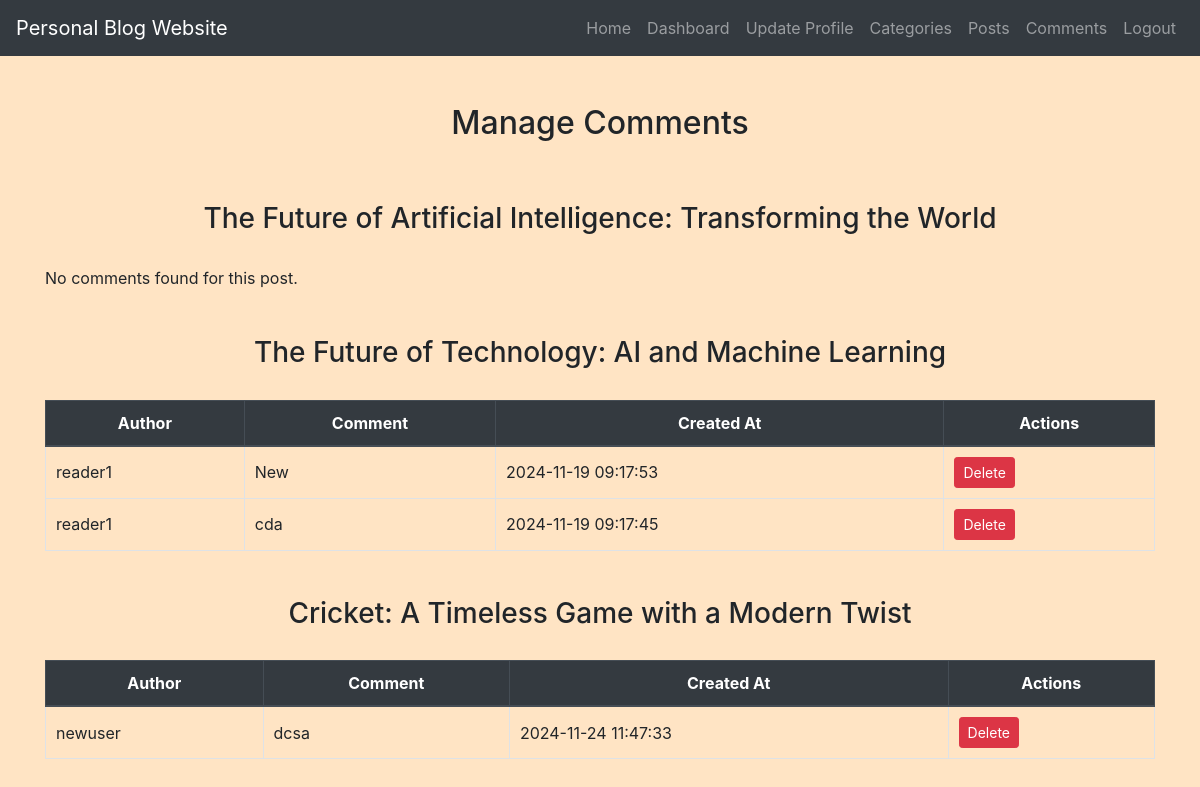
The app's page /comments.php (signed in) with its own data.
### tables this page shows
CREATE TABLE `blogposts` (
  `id` int(11) NOT NULL,
  `title` varchar(255) NOT NULL,
  `content` text NOT NULL,
  `author_id` int(11) NOT NULL,
  `category_id` int(11) NOT NULL,
  `featured_image` varchar(255) DEFAULT NULL,
  `status` enum('published','draft') NOT NULL,
  `created_at` timestamp NOT NULL DEFAULT current_timestamp(),
  `updated_at` timestamp NOT NULL DEFAULT current_timestamp() ON UPDATE current_timestamp()
);

CREATE TABLE `comments` (
  `id` int(11) NOT NULL,
  `post_id` int(11) NOT NULL,
  `comment` text NOT NULL,
  `author_name` varchar(255) NOT NULL,
  `created_at` timestamp NOT NULL DEFAULT current_timestamp()
);

### comments.php (the view, shortened to what this page needs)
<?php
include('config.php');
$sql = "SELECT * FROM BlogPosts WHERE author_id = ?";
$stmt = mysqli_prepare($conn, $sql);
mysqli_stmt_bind_param($stmt, "i", $_SESSION["id"]);
mysqli_stmt_execute($stmt);
$result = mysqli_stmt_get_result($stmt);
?>
<!DOCTYPE html>
<html lang="en">
<head>
    <link rel="stylesheet" href="https://maxcdn.bootstrapcdn.com/bootstrap/4.5.2/css/bootstrap.min.css">
    <link rel="stylesheet" href="./css/style.css">
</head>
<body>
<?php include('navbar.php'); ?>
<div class="container mt-5">
    <h2>Manage Comments</h2>
    <div class="row">
        <?php
        while ($post = mysqli_fetch_assoc($result)) {
            echo '<div class="col-md-12">';
            echo '<h3>' . htmlspecialchars($post['title']) . '</h3>';
            $comments_sql = "SELECT * FROM comments WHERE post_id = ? ORDER BY created_at DESC";
            $comments_stmt = mysqli_prepare($conn, $comments_sql);
            mysqli_stmt_bind_param($comments_stmt, "i", $post['id']);
            mysqli_stmt_execute($comments_stmt);
            $comments_result = mysqli_stmt_get_result($comments_stmt);
            if (mysqli_num_rows($comments_result) > 0) {
                echo '<table class="table table-bordered mt-3">
                        <thead class="thead-dark">
                            <tr>
                                <th>Author</th>
                                <th>Comment</th>
                                <th>Created At</th>
                                <th>Actions</th>
                            </tr>
                        </thead>
                        <tbody>';
                while ($comment = mysqli_fetch_assoc($comments_result)) {
                    echo '<tr>';
                    echo '<td>' . htmlspecialchars($comment['author_name']) . '</td>';
                    echo '<td>' . nl2br(htmlspecialchars($comment['comment'])) . '</td>';
                    echo '<td>' . $comment['created_at'] . '</td>';
                    echo '<td>
                            <a href="comments.php?delete_comment_id=' . $comment['id'] . '"
                               class="btn btn-danger btn-sm"
                               onclick="return confirm(\'Are you sure you want to delete this comment?\');">Delete</a>
                          </td>';
                    echo '</tr>';
                }
                echo '</tbody>
                    </table>';
            } else {
                echo '<p>No comments found for this post.</p>';
            }
            echo '</div>';
        }
        ?>
    </div>
</div>
</body>
</html>

### css/style.css (style rules this page uses)
body { background-color: bisque; }
h1, h2, h3, h4 { text-align: center; margin-top: 30px; margin-bottom: 30px; }
.container { margin-bottom: 40px; }
.table { width: 100%; border-collapse: collapse; margin-top: 20px; }
.table th, .table td { padding: 10px; border: 1px solid #dee2e6; }
.table thead th { background-color: #f8f9fa; font-weight: bold; text-align: center; }
.table tbody td { vertical-align: middle; }

### records on screen
blogposts: title "The Future of Artificial Intelligence: Transforming the World", shows "No comments found for this post."
blogposts: title "The Future of Technology: AI and Machine Learning"
comments: author_name "reader1", comment "New", created_at "2024-11-19 09:17:53"
comments: author_name "reader1", comment "cda", created_at "2024-11-19 09:17:45"
blogposts: title "Cricket: A Timeless Game with a Modern Twist"
comments: author_name "newuser", comment "dcsa", created_at "2024-11-24 11:47:33"
